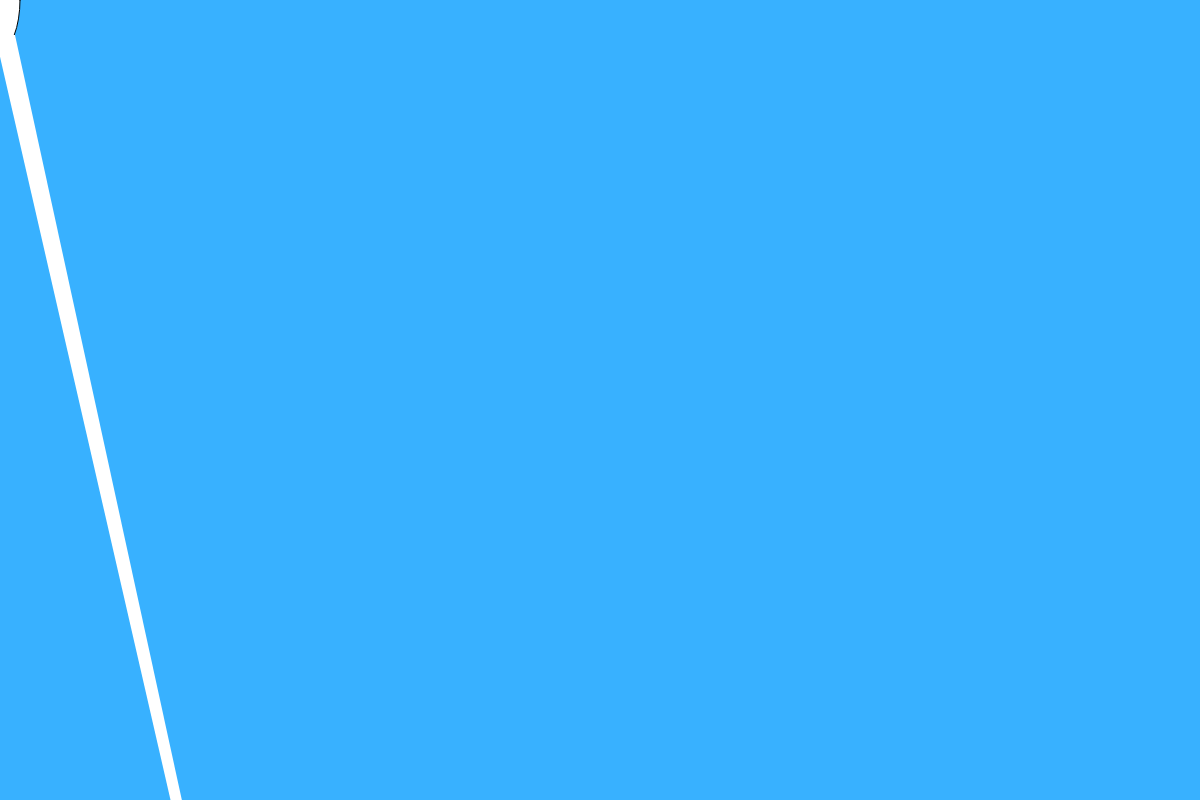
Frame 1 (no input)
Frame 60 (no input): identical to frame 1, image omitted
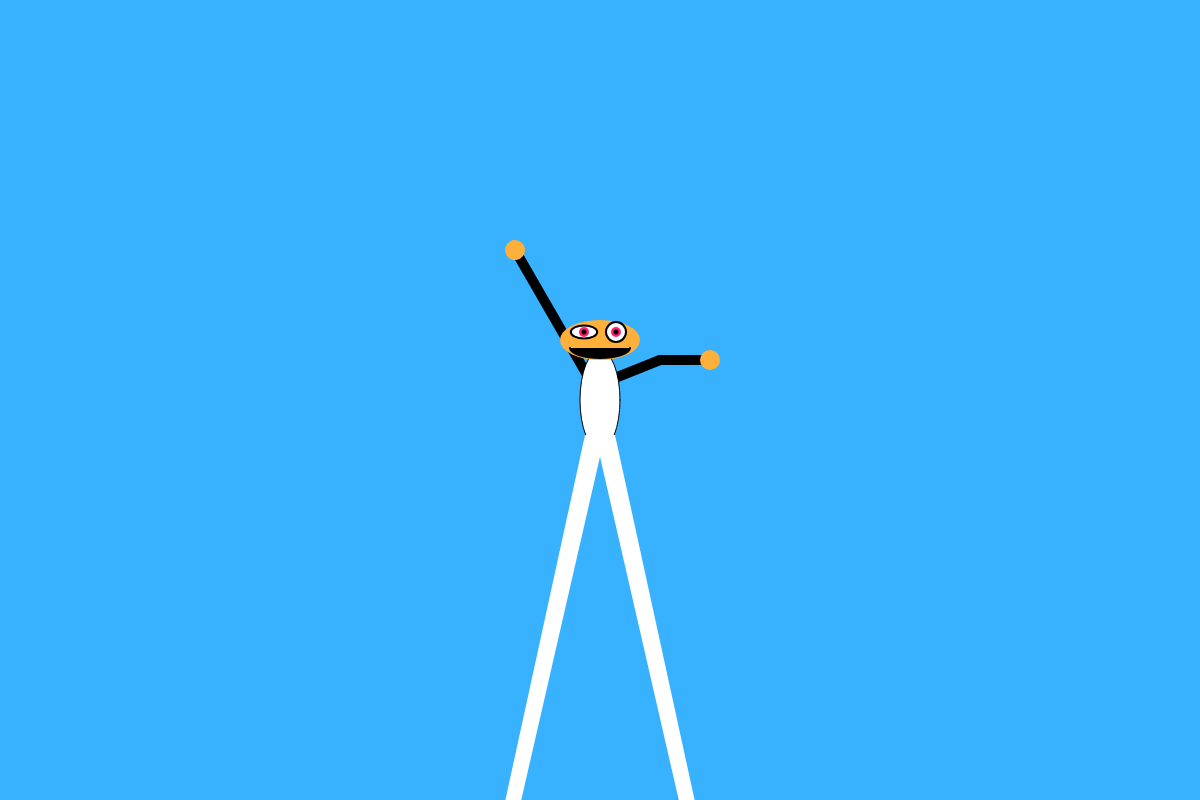
Frame 120 (the mouse pressed at the canvas centre since frame 60)

The p5.js sketch that drew these frames (run headless with seeded random() and noise() and a simulated clock; from frame 60 on, the mouse is pressed at the canvas centre):

// p5.js sketch
// ── sketch.js

function setup() {
createCanvas( windowWidth, 800 );
// createCanvas( windowWidth, windowHeight );
}
let headAngle = 0;
let headRotationRate = 0;
let armAngle = 0;
let headWidth = 80;
let headHeight = 40;
function draw() {
// erase every frame
background( 'rgb(56, 177, 255)' );
// turn the cursor off
noCursor();
// UPDATE VALUES
// base head rotation rate on mouseY pos
headRotationRate = (mouseY * 0.1) - 20;
// update head angle,
// to equal itself plus headRotationRate
headAngle = headAngle + headRotationRate;
// set the arm to spin at a constant rate
armAngle = armAngle - 3;

push();
// make the person follow the mouse.
translate( mouseX, mouseY );
// ARMS
push();
// right arm
strokeWeight( 10 );
stroke( 0 );
// draw the spinning forarm
push();
// move the position of the arm
// to facilitate rotation
translate( 60, -40 );
// rotate the arm
rotate( radians(armAngle) );
// draw the arm
line( 0, 0, 50, 0 );
// define and draw a hand-thing
fill( 'rgb(255, 176, 59)' );
noStroke();
ellipse( 50, 0, 20 );
pop();
// draw the static upper arm
line( 10, -20, 60, -40 );
// left arm
push();
// move the center to facilitate rotate
translate( -10, -20 );
// rotate, based on mouseX position
rotate( radians( mouseX) );
// draw arm and hand
line( 0, 0, 150, 0);
fill( 'rgb(255, 176, 59)' );
noStroke();
ellipse( 150, 0, 20 );
pop();
pop();
// BODY
// boring body shape
ellipse( 0, 0, 40, 100 );
// HEAD
push();
noStroke();
fill( 'rgb(255, 176, 59)' );
// move center
translate( 0, -60 );
// rotate head based on headAngle
rotate( radians(headAngle) );
// draw head skull
ellipse( 0, 0, headWidth, headHeight );
stroke(0);
fill(255);
// eyes
strokeWeight(2);
push();
// draw eyes based on head size
translate( headWidth * -0.2, headHeight * -0.2 );
ellipse( 0, 0, headWidth * 0.33, headHeight * 0.33 );
noStroke();
fill( 'rgb(255, 31, 111)' );
ellipse( 0, 0, 10 );
fill( 0 );
ellipse( 0, 0, 5 );
pop();
push();
translate( headWidth * 0.2, headHeight * -0.2 );
ellipse( 0, 0, 20 );
noStroke();
fill( 'rgb(255, 31, 111)' );
ellipse( 0, 0, 10 );
fill( 0 );
ellipse( 0, 0, 5 );
pop();
// MOUTH
push();
fill( 0 );
arc( 0, headHeight * 0.2, 60, 20, 0, PI );
pop();
pop(); // <- END HEAD
// LEGS
fill( 255 );
noStroke();
// keep legs out off bottom of window
triangle( -15, 35, 5, 35, -400, height+1000 );
triangle( 15, 35, -5, 35, 400, height+1000 );
pop(); // <- END PERSON
}
